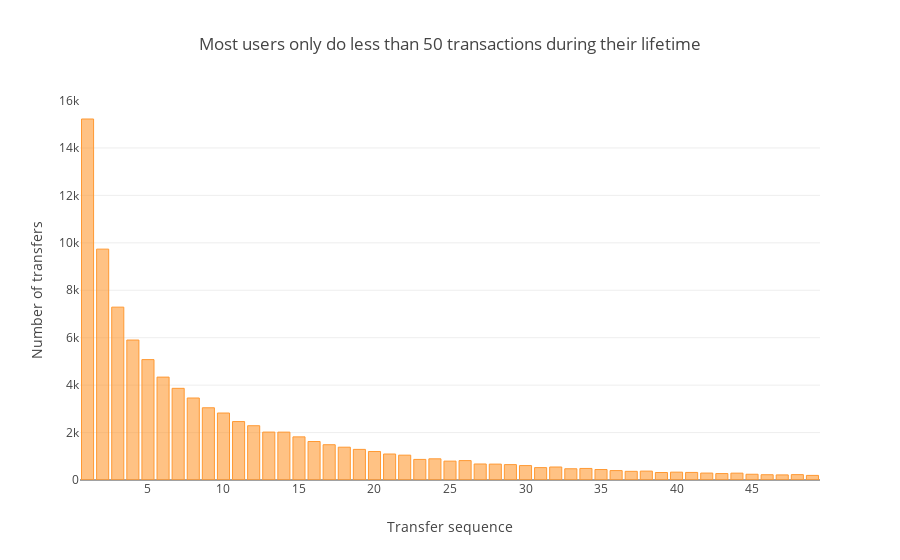

Notebook code for this chart:
### Code cell
(
    seq
    .query("transfer_sequence < 50")
    .iplot(kind = 'bar', x = 'transfer_sequence', filename = 'tw/transfer_sequence',
           layout = dict(title = 'Most users only do less than 50 transactions during their lifetime',
                         xaxis = dict(title = 'Transfer sequence'),
                         yaxis = dict(title = 'Number of transfers')))
)

### Figure 1 — Plotly figure (JSON) as saved in the notebook; plotly's stock layout.template omitted (floating-point values rounded to 4 significant figures)
{"data": [{"marker": {"color": "rgba(255, 153, 51, 0.6)", "line": {"color": "rgba(255, 153, 51, 1.0)", "width": 1}}, "name": "cnt", "orientation": "v", "text": "", "type": "bar", "uid": "d9527cce-fca2-4b03-baef-8369547ccd5d", "x": [1, 2, 3, 4, 5, 6, 7, 8, 9, 10, 11, 12, 13, 14, 15, 16, 17, 18, 19, 20, 21, 22, 23, 24, 25, 26, 27, 28, 29, 30, 31, 32, 33, 34, 35, 36, 37, 38, 39, 40, 41, 42, 43, 44, 45, 46, 47, 48, 49], "y": [15221, 9734, 7288, 5901, 5076, 4338, 3865, 3457, 3045, 2824, 2464, 2288, 2020, 2018, 1819, 1623, 1487, 1383, 1291, 1202, 1095, 1047, 868, 893, 795, 818, 675, 670, 649, 608, 522, 548, 474, 487, 442, 397, 365, 375, 316, 330, 319, 292, 271, 289, 242, 222, 215, 226, 194]}], "layout": {"autosize": true, "title": {"text": "Most users only do less than 50 transactions during their lifetime"}, "xaxis": {"autorange": true, "range": [0.5, 49.5], "title": {"text": "Transfer sequence"}, "type": "linear"}, "yaxis": {"autorange": true, "range": [0, 16020.0], "title": {"text": "Number of transfers"}, "type": "linear"}}}
